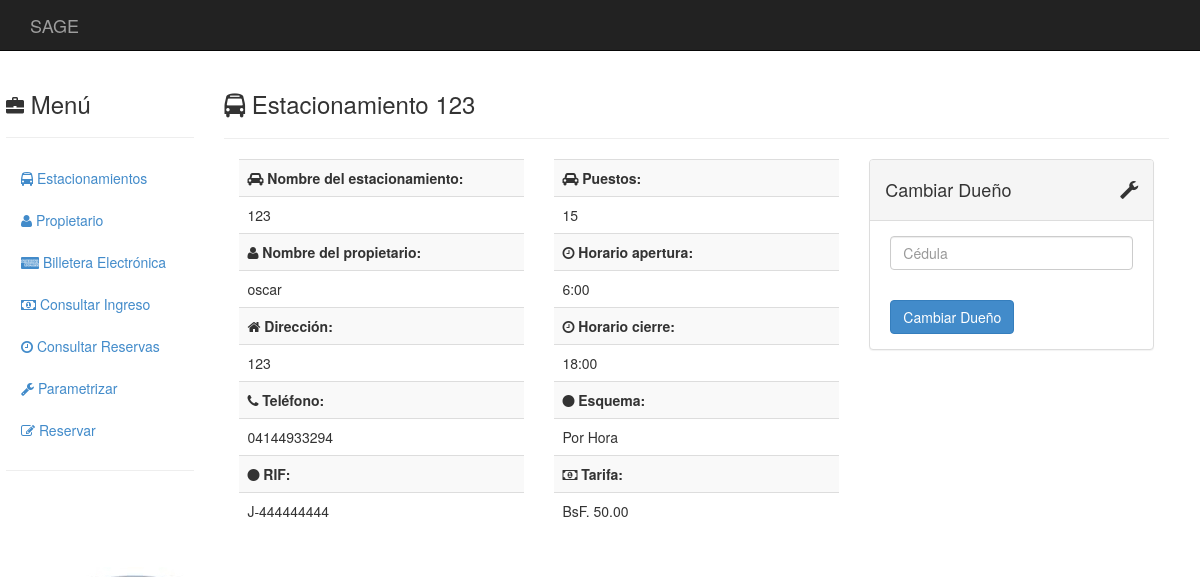
The page /estacionamientos/1/editar_dueno on the database as committed earlier.
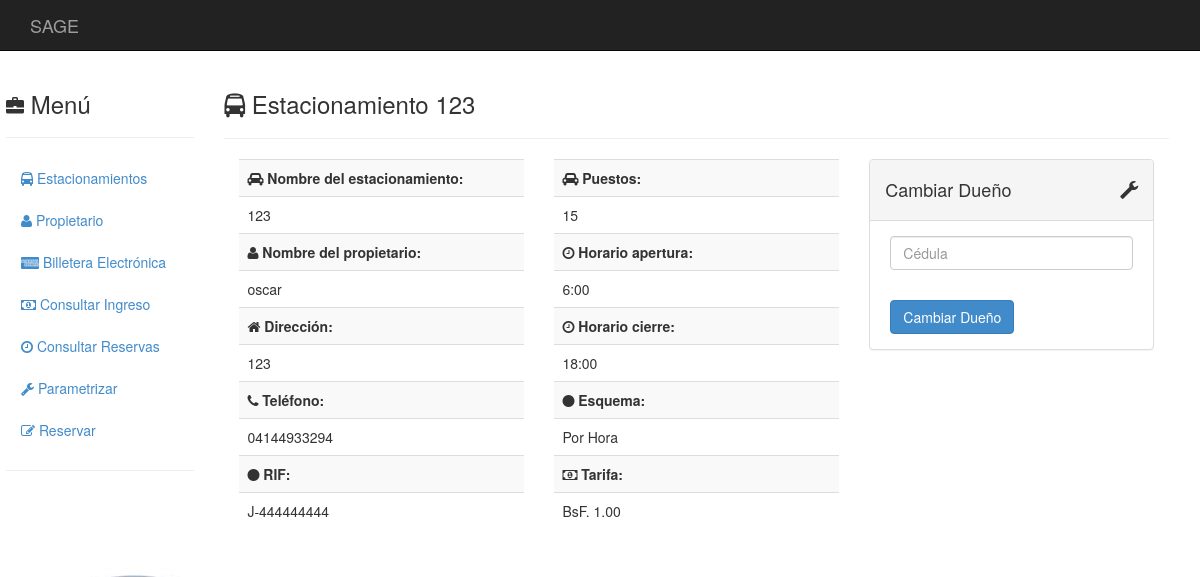
The same page on the database as committed later.
### estacionamientos/models.py (models this page shows, shortened)
class Estacionamiento(models.Model):
	propietario = models.ForeignKey(Propietario)
	nombre      = models.CharField(max_length = 50)
	direccion   = models.TextField(max_length = 120)
	telefono1   = models.CharField(blank = True, null = True, max_length = 30)
	telefono2   = models.CharField(blank = True, null = True, max_length = 30)
	telefono3   = models.CharField(blank = True, null = True, max_length = 30)
	email1      = models.EmailField(blank = True, null = True)
	email2      = models.EmailField(blank = True, null = True)
	rif         = models.CharField(max_length = 12)
	content_type = models.ForeignKey(ContentType, null = True)
	object_id    = models.PositiveIntegerField(null = True)
	tarifa       = GenericForeignKey()
	apertura     = models.TimeField(blank = True, null = True)
	cierre       = models.TimeField(blank = True, null = True)
	capacidad    = models.IntegerField(blank = True, null = True)

class EsquemaTarifario(models.Model):
	tarifa         = models.DecimalField(max_digits=20, decimal_places=2)
	tarifa2        = models.DecimalField(blank = True, null = True, max_digits=10, decimal_places=2)
	inicioEspecial = models.TimeField(blank = True, null = True)
	finEspecial    = models.TimeField(blank = True, null = True)
	class Meta:
		abstract = True

class TarifaHora(EsquemaTarifario):
	def tipo(self):
		return("Por Hora")

class Propietario(models.Model):
	nombre       = models.CharField(max_length = 50, null = False)
	apellido     = models.CharField(max_length = 50, blank = True, null = True)
	cedula       = models.CharField(max_length = 10, null = False)
	telefono     = models.CharField(blank = True, null = True, max_length = 30)
	email        = models.EmailField(blank = True, null = True)

### estacionamientos/views.py (the view, shortened to what this page needs)
# urls.py: url(r'^(?P<_id>\d+)/editar_dueno$', views.editar_dueno, name = 'editar_dueno'),
def editar_dueno(request, _id):
    _id = int(_id)
    msg = ""
    try:
        estacionamiento = Estacionamiento.objects.get(id = _id)
    except ObjectDoesNotExist:
        raise Http404
    if request.method == 'GET':
            form = CedulaForm()
    return render(
        request,
        'editar_dueno.html',
        { 'form': form
        , 'estacionamiento': estacionamiento, 'msg': msg,
        }
    )

### estacionamientos/forms.py
class CedulaForm(forms.Form):
    id_validator = RegexValidator(
        regex   = '^[0-9]+$',
        message = 'La cédula solo puede contener caracteres numéricos.'
    )
    cedula = forms.CharField(
        required   = True,
        label      = "Cédula",
        validators = [id_validator],
        widget = forms.TextInput(attrs =
            { 'class'       : 'form-control'
            , 'placeholder' : 'Cédula'
            , 'pattern'     : id_validator.regex.pattern
            , 'message'     : id_validator.message
            }
        )
    )

### templates/editar_dueno.html (shortened to what this page needs)
{% extends "base.html" %}
{% block innerContents%}
  <div class="col-sm-10">
    <h3><i class="fa fa-bus"></i>
      Estacionamiento {{estacionamiento.nombre}}
    </h3>
    <hr>
    <div class="col-md-4">
      {% include "datos.html" %}
    </div>
    <div class="col-md-4">
      {% include "parametros.html" %}
    </div>
    <div class="col-md-4">
      {% include "editar_dueno-form.html" %}
    </div>
  </div>
{% endblock %}

### templates/datos.html (shortened to what this page needs)
<table class="table table-striped">
  <tbody>
    <tr><td><b><i class="fa fa-car"></i>
      Nombre del estacionamiento:
    </b></td></tr>
    <tr><td>
      {{estacionamiento.nombre}}
    </td></tr>
    <tr><td><b><i class="fa fa-user"></i>
      Nombre del propietario:
    </b></td></tr>
    <tr><td>
      {{estacionamiento.propietario.nombre}}
    </td></tr>
    <tr><td><b><i class="fa fa-home"></i>
      Dirección:
    </b></td></tr>
    <tr><td>
      {{estacionamiento.direccion}}
    </td></tr>
    {% if estacionamiento.telefono1 %}
      <tr><td><b><i class="fa fa-phone"></i>
        Teléfono:
      </b></td></tr>
      <tr><td>
        {{estacionamiento.telefono1}}
      </td></tr>
    {% endif %}
    <tr><td><b><i class="fa fa-circle"></i>
      RIF:
    </b></td></tr>
    <tr><td>
      {{estacionamiento.rif}}
    </td></tr>
  </tbody>
</table>

### templates/parametros.html (shortened to what this page needs)
{% load humanize %}
<table class="table table-striped">
  <tbody>
    {% if estacionamiento.capacidad %}
      <tr><td><b><i class="fa fa-car"></i> Puestos:</b></td></tr>
      <tr><td>{{estacionamiento.capacidad}}</td></tr>
      <tr><td><b><i class="fa fa-clock-o"></i> Horario apertura:</b></td></tr>
      <tr><td>{{estacionamiento.apertura}}</td></tr>
      <tr><td><b><i class="fa fa-clock-o"></i> Horario cierre:</b></td></tr>
      <tr><td>{{estacionamiento.cierre}}</td></tr>
    {% endif %}
    {% if estacionamiento.tarifa %}
      <tr><td><b><i class="fa fa-circle"></i></i> Esquema:</b></td></tr>
      <tr><td>{{estacionamiento.tarifa.tipo}} </td></tr>
    {% endif %}
    {% if estacionamiento.tarifa.tipo == "Tarifa diferenciada para fines de semana" %}
      <tr><td><b><i class="fa fa-money"></i></i> Tarifa regular:</b></td></tr>
      <tr><td>BsF. {{estacionamiento.tarifa}}</td></tr>
      <tr><td><b><i class="fa fa-money"></i></i> Tarifa fin de semana:</b></td></tr>
      <tr><td>BsF. {{estacionamiento.tarifa.tarifa2}}</td></tr>
    {% elif estacionamiento.capacidad %}
      <tr><td><b><i class="fa fa-money"></i></i> Tarifa:</b></td></tr>
      <tr><td>BsF. {{estacionamiento.tarifa.tarifa|floatformat:2|intcomma}}</td></tr>
    {% endif %}
  </tbody>
</table>

Rows that differ between the two databases and show on the page:
changed Estacionamiento "oscar": tarifa.tarifa "50.00" → "1.00"
